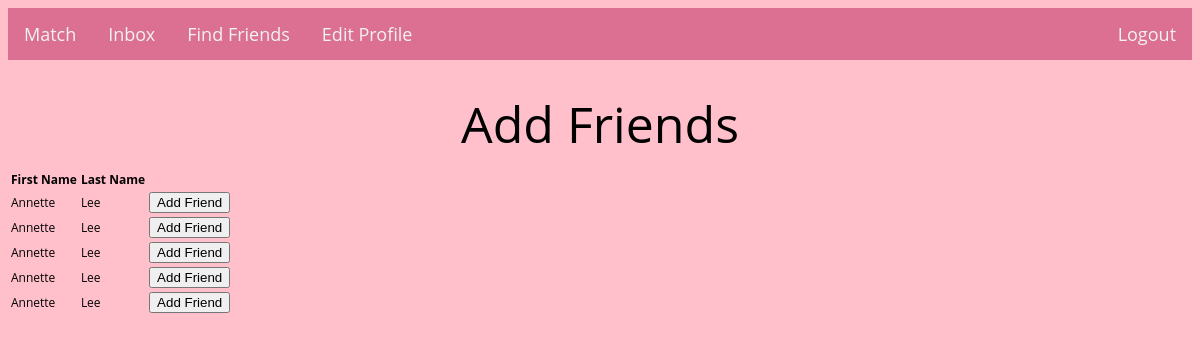
/add_friends/ann123, run on an earlier commit of the app's database.
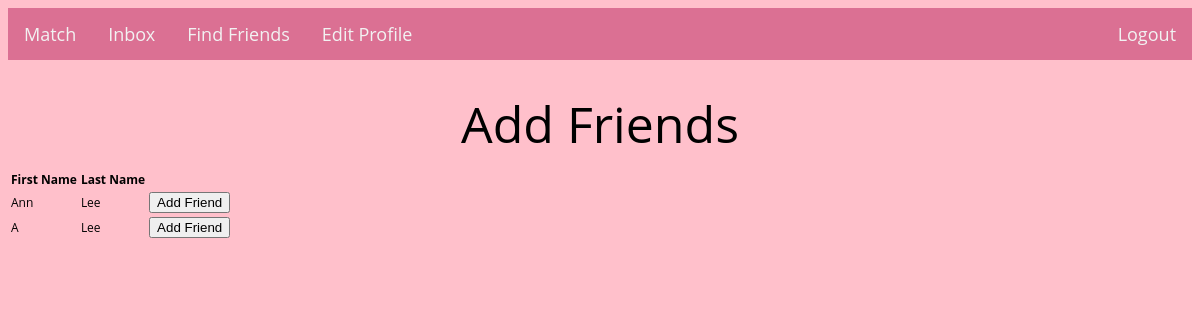
And on a later commit of the database.
### tables this page shows
CREATE TABLE users (
    id integer primary key autoincrement,
    first_name text not null,
    last_name text not null,
    username text not null,
    password text not null,
    phone_number text,
    college text,
    class_year text,
    gender text,
    orientation text,
    preference text
);

### main.py (the view)
@app.route('/add_friends/<username>', methods=['POST', 'GET'])
def add_friends(username):
    if request.method == 'GET':
        first_name = request.args.get('first_name')
        last_name = request.args.get('last_name')
        residential_college = request.args.get('residential_college')
        class_year = request.args.get('class_year')
        gender = request.args.get('gender')
        orientation = request.args.get('orientation')
        potential_friends = retrieve_potential_friends(
            username, first_name, last_name, residential_college, class_year, gender, orientation)
        return render_template('add_friends.html', username=username, potential_friends=potential_friends)
    else:
        friend_username = request.args.get('friend_username')
        add_friend(username, friend_username)
        return render_template('add_friends.html', username=username)

### templates/add_friends.html (shortened to what this page needs)
<!DOCTYPE html>
<html lang="en">
<head>
    <link href="/static/css/add_friends.css" rel="stylesheet" type="text/css" media="all">
    <link href="/static/css/main.css" rel="stylesheet" type="text/css" media="all">
    <link href="/static/css/profile.css" rel="stylesheet" type="text/css" media="all">
</head>
<body>
    {% include "header.html" %}
    <h1>Add Friends</h1>
    <table>
        <tr>
            <th>First Name</th>
            <th>Last Name</th>
            <th></th>
        </tr>
        {% for potential_friend in potential_friends: %}
        <tr>
            <td>{{potential_friend[1]}}</td>
            <td>{{potential_friend[2]}}</td>
            <td>
                <form method="post" action="{{url_for('add_friends', username=username, friend_username=potential_friend[0])}}">
                    <button type="submit">Add Friend</button>
                </form>
            </td>
        </tr>
        {% endfor %}
    </table>
</body>
</html>

What changed in the data, as far as the page shows it:
no longer on this page (row edited): users: first_name "Annette", last_name "Lee"
removed users: first_name "Annette", last_name "Lee"
removed users: first_name "Annette", last_name "Lee"
removed users: first_name "Annette", last_name "Lee"
now on this page (row edited): users: first_name "Ann", last_name "Lee"
changed users (number 2 of 2 on the later page): first_name "Annette" → "A"
